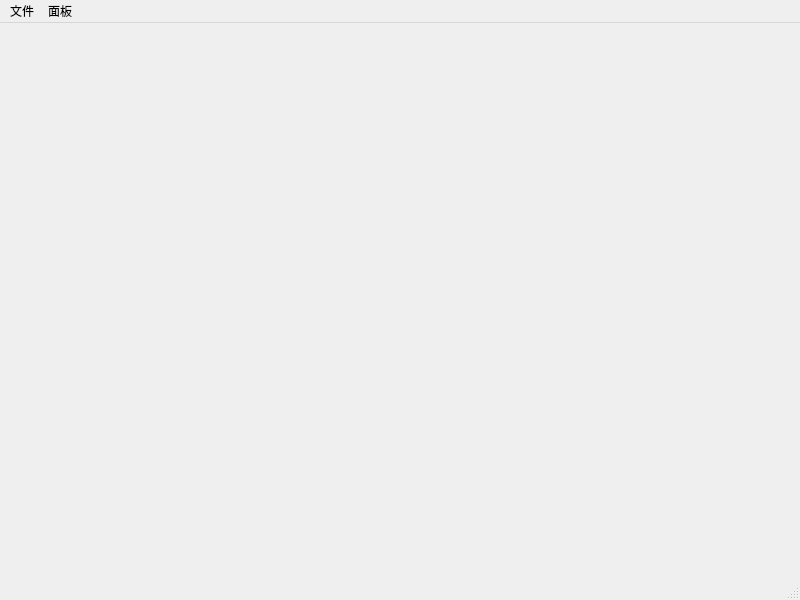
<?xml version="1.0" encoding="UTF-8"?>
<ui version="4.0">
 <class>Top</class>
 <widget class="QMainWindow" name="Top">
  <property name="geometry">
   <rect>
    <x>0</x>
    <y>0</y>
    <width>800</width>
    <height>600</height>
   </rect>
  </property>
  <property name="windowTitle">
   <string>Top</string>
  </property>
  <widget class="QWidget" name="centralwidget"/>
  <widget class="QMenuBar" name="menubar">
   <property name="geometry">
    <rect>
     <x>0</x>
     <y>0</y>
     <width>800</width>
     <height>21</height>
    </rect>
   </property>
   <widget class="QMenu" name="menu_file">
    <property name="title">
     <string>文件</string>
    </property>
   </widget>
   <widget class="QMenu" name="menu_panel">
    <property name="title">
     <string>面板</string>
    </property>
   </widget>
   <addaction name="menu_file"/>
   <addaction name="menu_panel"/>
  </widget>
  <widget class="QStatusBar" name="statusbar"/>
 </widget>
 <resources/>
 <connections/>
</ui>
